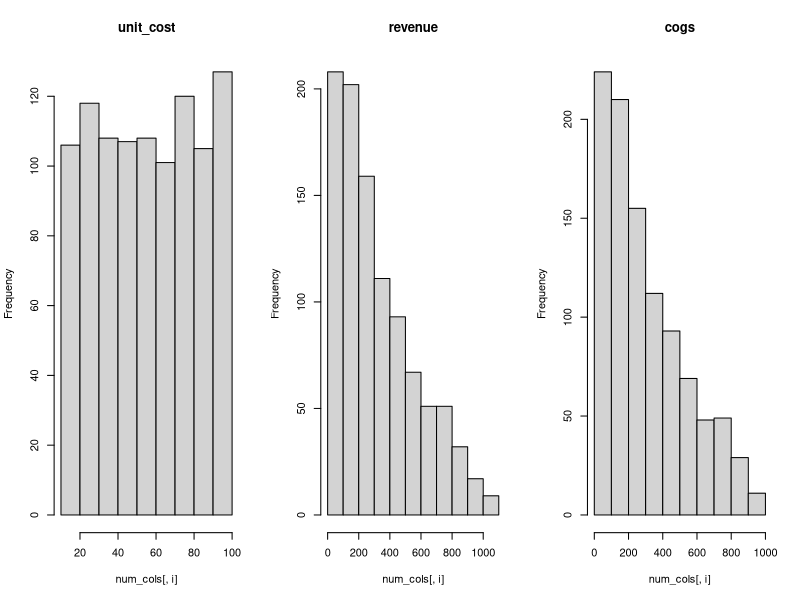
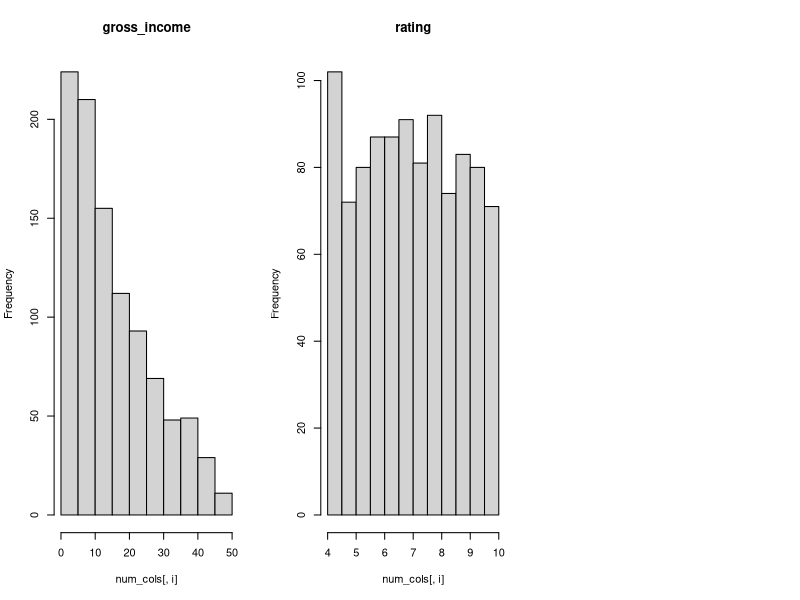
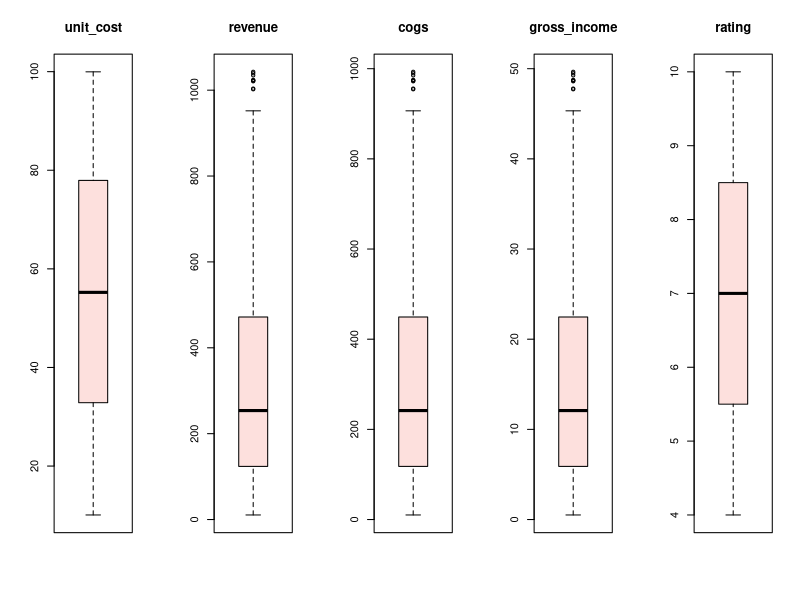
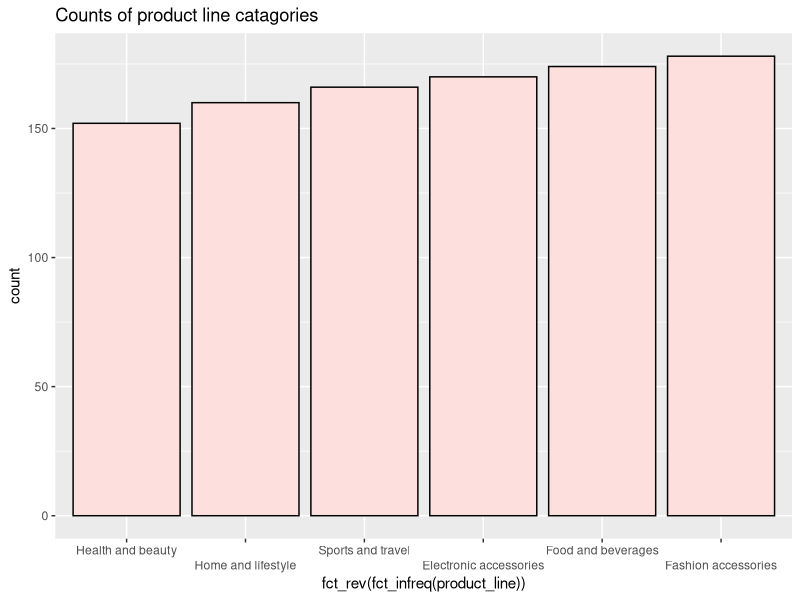
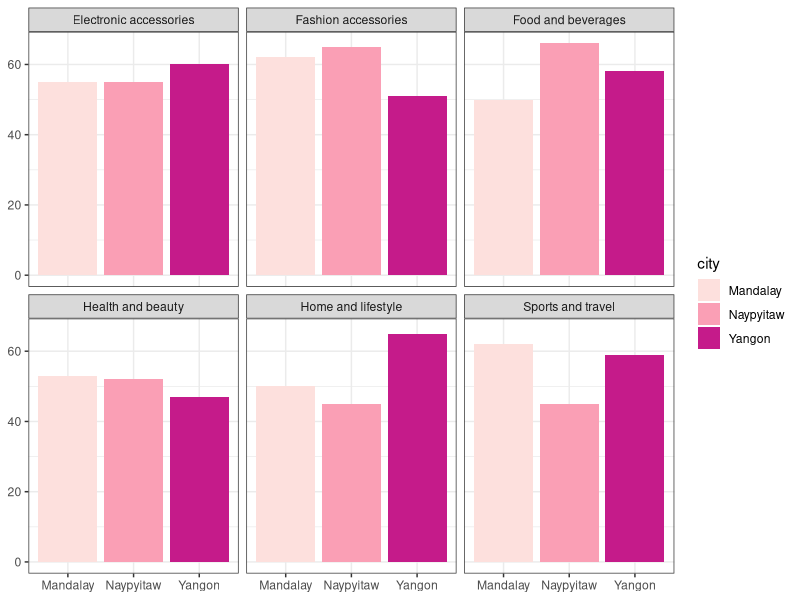
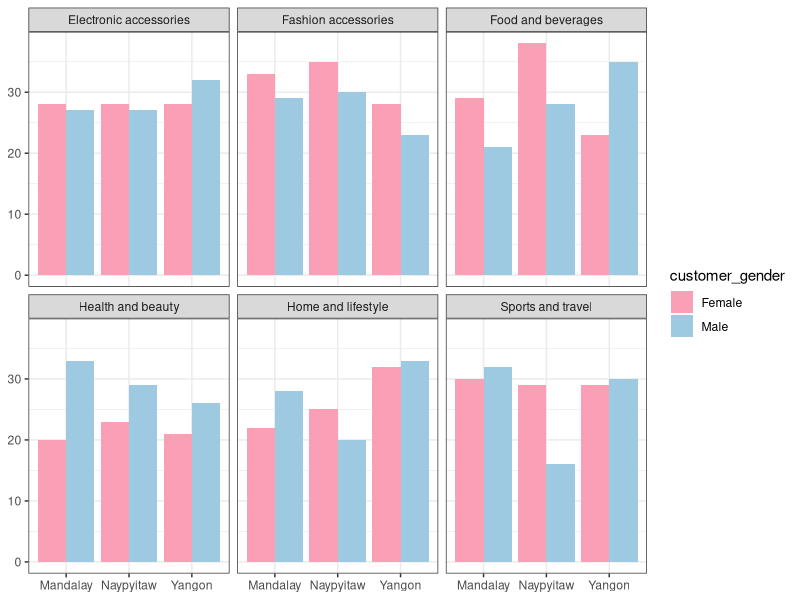
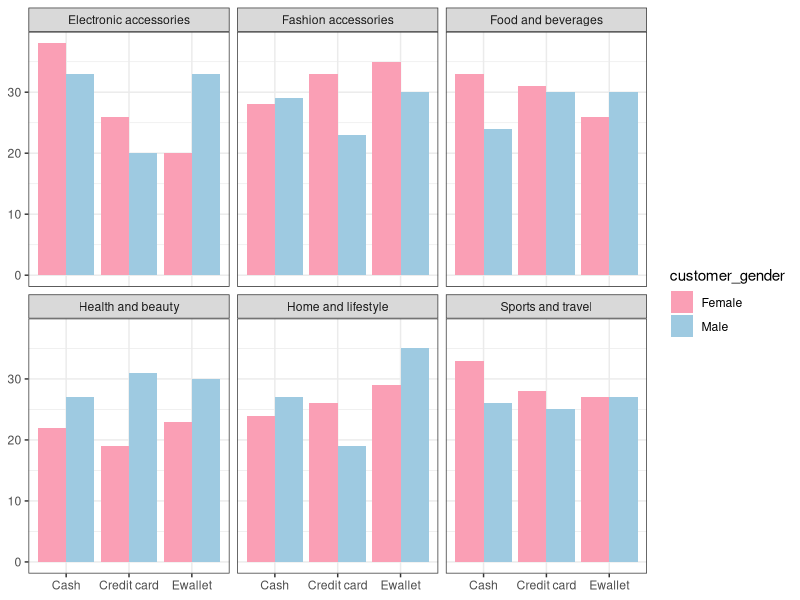

These figures' R source, in order:

# Adding basic libraries 
library(tidyverse)
library(dplyr)
library(ggplot2)
library(forcats)

# import data into R

smdata <- read_csv('data/supermarket_sales.csv',show_col_types = FALSE)

# Getting to know the data

dim(smdata) # 1000 * 17
head(smdata)
str(smdata)
names(smdata)
unique(smdata$branch)
unique(smdata$customer_type)
unique(smdata$product_line)
unique(smdata$cogs)
#revenue = unit cost * quantity + 5pct_markup

# rename some columns
colnames(smdata)[5]="customer_gender"
colnames(smdata)[9]="pct5_markup"

# Checking for missing data
sum(is.na(smdata)) # 0

# Descriptive Statistics
summary(smdata)

# Univariate Data Exploration

# 1. Histograms of unit cost, revenue and rating

num_cols = data.frame(subset(smdata, select=c(7,10,14,16,17)))
h_df = data.frame(subset(num_cols, select=c(1,2,5)))
par(mfrow = c(1, 3))
invisible(lapply(1:ncol(num_cols), function(i) hist(num_cols[, i],main=names(num_cols)[i],fill="#fde0dd")))

# 2. Boxplot of unit cost, revenue, cogs, gross income and rating


par(mfrow = c(1, ncol(num_cols)))
invisible(lapply(1:ncol(num_cols), function(i) boxplot(num_cols[, i],main=names(num_cols)[i],col="#fde0dd")))

# Categorical variables are branch, city, type of customer, 
# customer gender and kind of product they buy and method of payment

table(smdata$branch)
table(smdata$city)
table(smdata$customer_type)
table(smdata$customer_gender)
table(smdata$product_line)
table(smdata$payment_method)

# Bar plot of product lines

plcg = ggplot(smdata, aes(x=fct_rev(fct_infreq(product_line)))) + 
  geom_bar(color="black",fill="#fde0dd")+ 
  scale_x_discrete(guide = guide_axis(n.dodge = 2))+
  ggtitle("Counts of product line catagories")

plcg

#  Bivariate Analysis

# 1)	City Vs Product line

pink = c("#fde0dd","#fa9fb5","#c51b8a")

cpl <- ggplot(smdata) + 
  geom_bar(aes(city,fill = city)) +scale_fill_manual(values = c(pink))+
  xlab(NULL) + 
  ylab(NULL)+ facet_wrap(~product_line)+theme_bw()

cpl

# 2) customer gender Vs Product line

blue = c("#deebf7","#9ecae1","#3182bd")
cgpl =  ggplot(smdata) + 
  geom_bar(mapping=aes(city,fill = customer_gender),position="dodge") +
  scale_fill_manual(values = c("#fa9fb5","#9ecae1"))+xlab(NULL) + 
  ylab(NULL)+ facet_wrap(~product_line)+theme_bw()

cgpl

# Customer Gender and Product line

gp = ggplot(smdata) + geom_bar(mapping=aes(payment_method,fill = customer_gender),position="dodge") +
  scale_fill_manual(values = c("#fa9fb5","#9ecae1"))+xlab(NULL) + 
  ylab(NULL)+ facet_wrap(~product_line)+theme_bw()

gp




